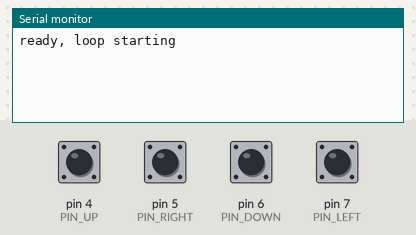
The sketch below on a simulated Arduino Leonardo, built with avr-gcc and run on an emulated ATmega32U4. Parts: the last lines printed to the serial monitor. The test bench sets the inputs (shaded band); at power-on: pin 4 (PIN_UP), pin 5 (PIN_RIGHT), pin 6 (PIN_DOWN), pin 7 (PIN_LEFT) LOW.

Above: at 1.2 s.
1.3 s: pin 4 (PIN_UP) pulled HIGH for 0.15 s
At 2.3 s:
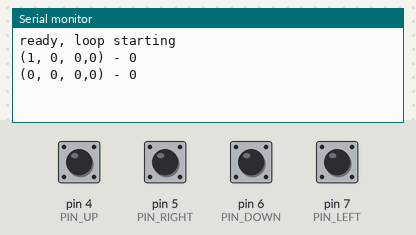
3.0 s: pin 5 (PIN_RIGHT) pulled HIGH for 0.15 s
At 3.6 s:
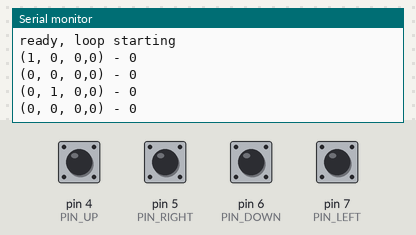
4.6 s: pin 6 (PIN_DOWN) pulled HIGH for 0.15 s
At 5.9 s:
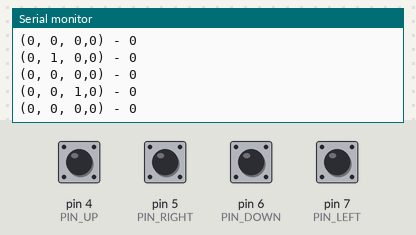
6.2 s: pin 7 (PIN_LEFT) pulled HIGH for 0.15 s
At 7.2 s:
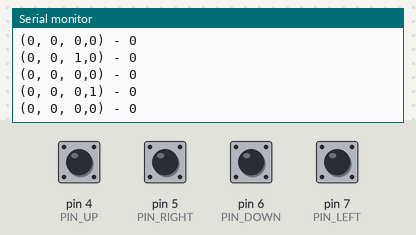

Measured:
- after the input at 1.3 s, the serial monitor: prints a new line at once (image 1)
- after the input at 3.0 s, the serial monitor: prints a new line at once (image 2)
- after the input at 4.6 s, the serial monitor: prints a new line at once (image 3)
- after the input at 6.2 s, the serial monitor: prints a new line at once (image 4)

The sketch:

main.ino
```cpp
#include <Keyboard.h>
#define BUF_LEN 128
char BUFFER[BUF_LEN];

  unsigned int PIN_UP = 4;
  unsigned int PIN_RIGHT = 5;
  unsigned int PIN_DOWN = 6;
  unsigned int PIN_LEFT = 7;

  unsigned int PIN_ENTER = 8;
  unsigned int PINS [4] = {
    PIN_UP,
    PIN_RIGHT,
    PIN_DOWN,
    PIN_LEFT
  };


  unsigned int ARROW_UP = 106; // j
  unsigned int ARROW_RIGHT = 107; // k
  unsigned int ARROW_DOWN = 108; // l
  unsigned int ARROW_LEFT = 104; // h

  unsigned int ARROWS [4] = {
    ARROW_UP,
    ARROW_RIGHT,
    ARROW_DOWN,
    ARROW_LEFT
  };

  // vector is left, up, right, bottom
  unsigned int currentVector [4] = { LOW, LOW, LOW, LOW };
  unsigned int prevVector [4] = { LOW, LOW, LOW, LOW };


void setup() {
  // put your setup code here, to run once:
  Serial.begin(9600);
  while (!Serial) {
    ; // wait for serial port to connect. Needed for Leonardo only
  }

  pinMode(PIN_UP, INPUT);
  pinMode(PIN_RIGHT, INPUT);
  pinMode(PIN_DOWN, INPUT);
  pinMode(PIN_LEFT, INPUT);
  pinMode(PIN_ENTER, INPUT);

  Serial.println("ready, loop starting");
}
unsigned int test = 0;
void loop() {
  bool change = false;
  for (int i = 0; i < 4; i++) {
    currentVector[i] = digitalRead(PINS[i]);
    if (currentVector[i] != prevVector[i]) {
      change = true;
      if (currentVector[i] == HIGH) {
        Keyboard.write(ARROWS[i]);
      } else {
        Keyboard.release(ARROWS[i]);
      }
      prevVector[i] = currentVector[i];
    }
  }
  // vector log
  if (change) {
    snprintf(
      BUFFER,
      sizeof(BUFFER),
      "(%d, %d, %d,%d) - %d",
      currentVector[0],
      currentVector[1],
      currentVector[2],
      currentVector[3],
      test
    );
    Serial.println(BUFFER);
    delay(200);
  }
}
```
